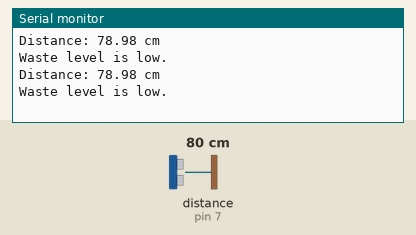
Bench run of a sketch on a simulated Arduino Uno, built with avr-gcc and run on an emulated ATmega328P. Parts: the last lines printed to the serial monitor. Wiring (inferred from the names in the program): ultrasonic range finder: trigger pin 6; echo pin 7. Inputs (shaded band) come from the test bench; at power-on: distance to the obstacle (sensor on pin 7) 80 cm. The echo pulse lasts 58.3 µs per cm.

Above: at 1.8 s.
1.9 s: distance to the obstacle (sensor on pin 7) set to 22 cm
At 2.4 s:
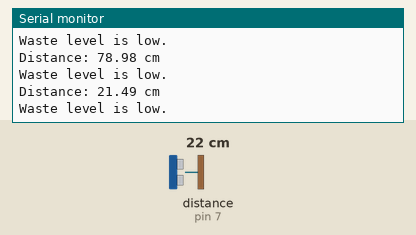
3.4 s: distance to the obstacle (sensor on pin 7) set to 19 cm
At 4.8 s:
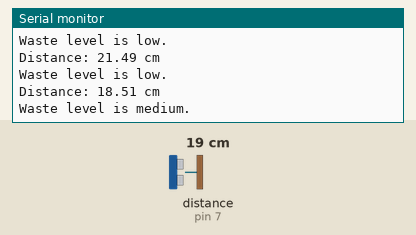
6.5 s: distance to the obstacle (sensor on pin 7) set to 12 cm
At 7.8 s:
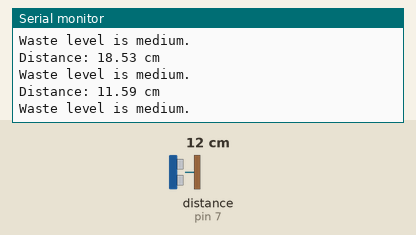
8.0 s: distance to the obstacle (sensor on pin 7) set to 9 cm
At 8.6 s:
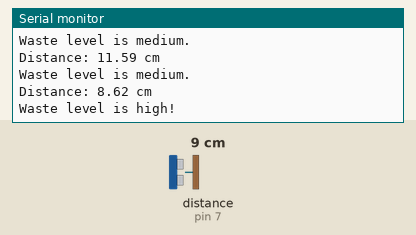
Timing chart, 0 to 11.0 s (numbered marks = the images above; inputs shaded):
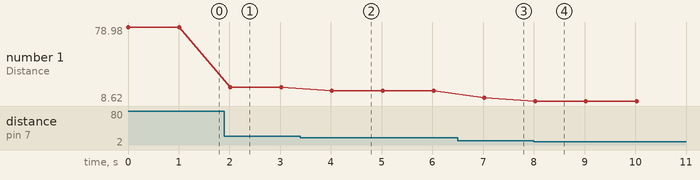

The sketch:

sketch_mar13bleveldetection.ino
```cpp
const int trigPins = 6;  // Trigger pin of the ultrasonic sensor
const int echoPins = 7;  // Echo pin of the ultrasonic sensor

void setup() {
  Serial.begin(9600);
  pinMode(trigPins, OUTPUT);
  pinMode(echoPins, INPUT);
}

void loop() {
  // Measure distance using ultrasonic sensor
  long duration;
  float distance;

  digitalWrite(trigPins, LOW);
  delayMicroseconds(2);
  digitalWrite(trigPins, HIGH);
  delayMicroseconds(10);
  digitalWrite(trigPins, LOW);

  duration = pulseIn(echoPins, HIGH);
  distance = duration * 0.034 / 2;  // Speed of sound is 34 cm/ms

  // Print distance to serial monitor
  Serial.print("Distance: ");
  Serial.print(distance);
  Serial.println(" cm");

  // Determine water level based on distance
  if (distance < 10) {
    Serial.println("Waste level is high!");
  } else if (distance < 20) {
    Serial.println("Waste level is medium.");
  } else {
    Serial.println("Waste level is low.");
  }

  delay(1000);  // Delay for stability, adjust as needed
}
```

Measured:
- the behaviour switches between 21 and 20 cm on distance to the obstacle (sensor on pin 7) (found by bisection; images 1 and 2)
- the behaviour switches between 11 and 10 cm on distance to the obstacle (sensor on pin 7) (found by bisection; images 3 and 4)
- after the input at 1.9 s, the serial monitor: prints a new line after 0.11 s (image 1)
- after the input at 3.4 s, the serial monitor: prints a new line after 0.62 s (image 2)
- after the input at 6.5 s, the serial monitor: prints a new line after 0.53 s (image 3)
- after the input at 8.0 s, the serial monitor: prints a new line at once (image 4)
- plotted number 1: 78.98 → 21.49 after the input at 1.9 s, 21.49 → 18.53 after the input at 3.4 s, 18.53 → 11.59 after the input at 6.5 s, 11.59 → 8.62 after the input at 8.0 s
